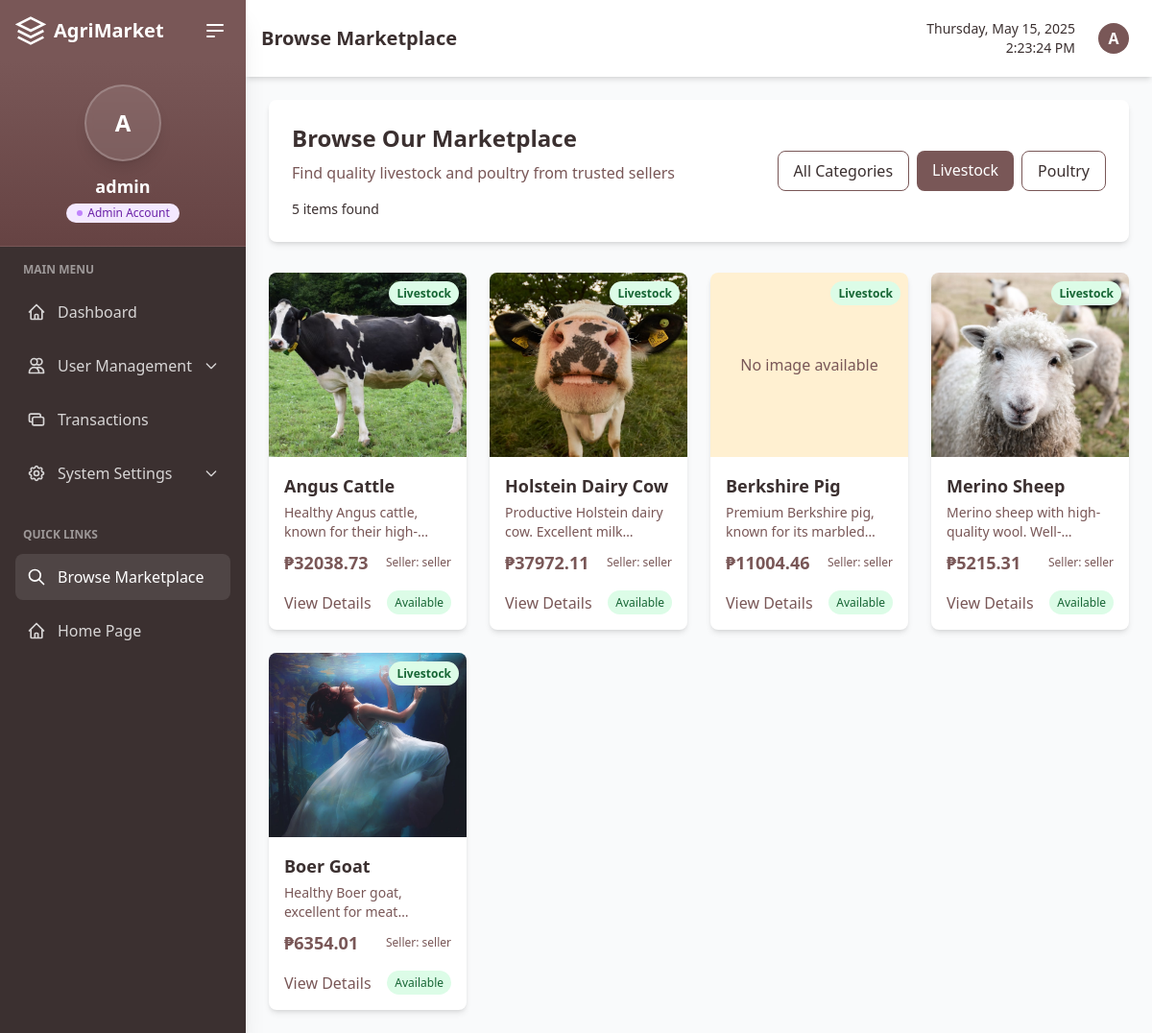
The app's page /custom-admin/browse/?category=livestock (signed in), older data.
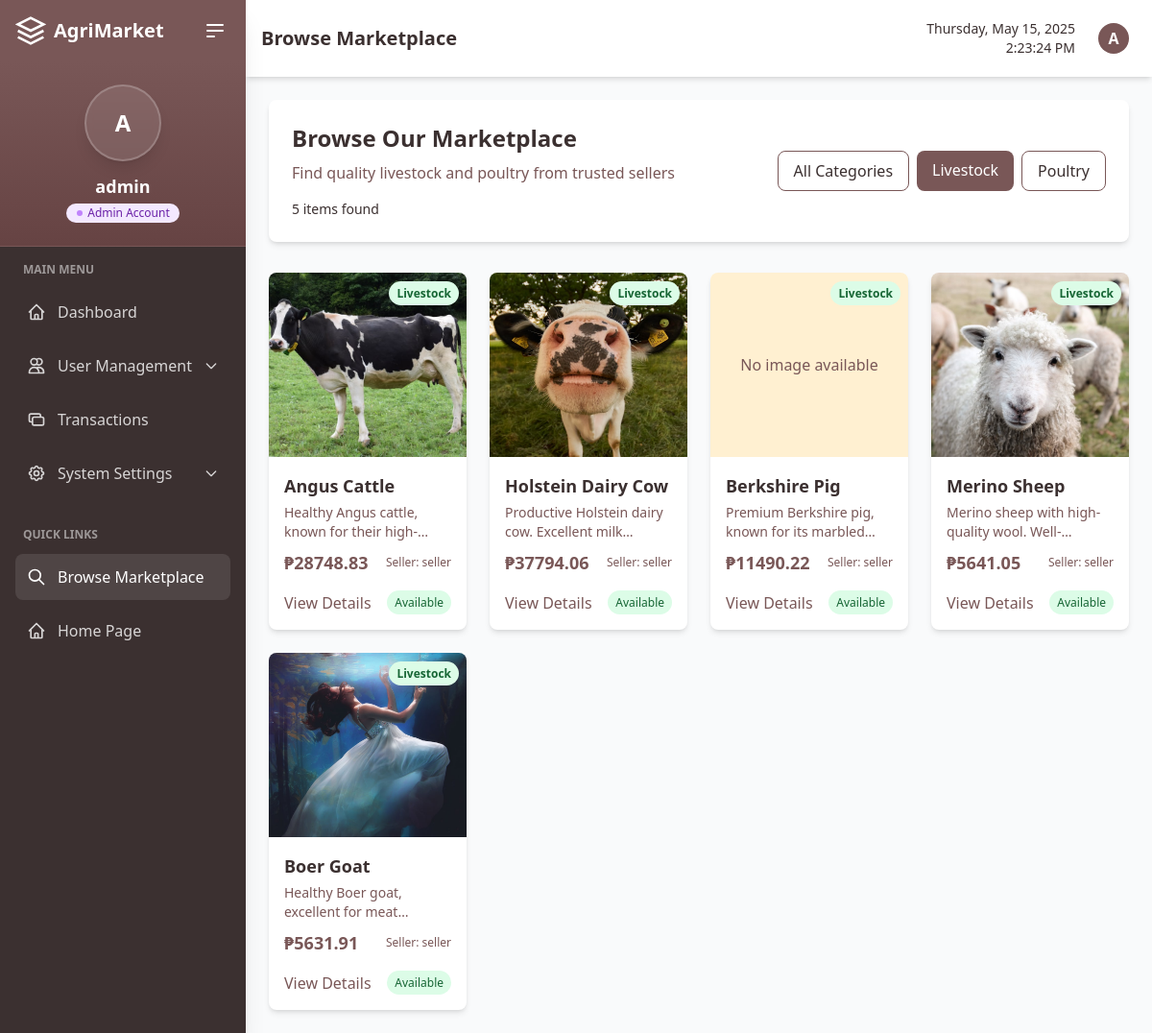
The same page, newer data.
### marketplace/models.py (models this page shows, shortened)
class Item(models.Model):
    SELL_CATEGORY = (
        ('livestock', 'Livestock'),
        ('poultry', 'Poultry'),
    )
    seller = models.ForeignKey(User, on_delete=models.CASCADE, limit_choices_to={'is_seller': True})
    name = models.CharField(max_length=100)
    description = models.TextField()
    category = models.CharField(max_length=10, choices=SELL_CATEGORY)
    price = models.DecimalField(max_digits=10, decimal_places=2)
    available = models.BooleanField(default=True)
    image = models.ImageField(upload_to='item_images/', blank=True, null=True)
    created_at = models.DateTimeField(auto_now_add=True)
    def get_category_display(self):
        return dict(self.SELL_CATEGORY).get(self.category, self.category)

class User(AbstractUser):
    is_seller = models.BooleanField(default=False)
    is_buyer = models.BooleanField(default=False)
    is_approved = models.BooleanField(default=False, help_text="Indicates whether the user has been approved by an admin")
    profile_image = models.ImageField(upload_to='profile_images/', blank=True, null=True)
    phone_number = models.CharField(max_length=15, blank=True, null=True)
    address = models.CharField(max_length=255, blank=True, null=True)
    city = models.CharField(max_length=100, blank=True, null=True)
    business_name = models.CharField(max_length=100, blank=True, null=True)
    business_id = models.CharField(max_length=50, blank=True, null=True)
    terms_agreed = models.BooleanField(default=False)
    terms_agreed_date = models.DateTimeField(blank=True, null=True)

### marketplace/admin_views.py (the view)
# urls.py: path('custom-admin/browse/', admin_views.admin_browse_items, name='admin_browse_items'),
@login_required
@user_passes_test(is_admin)
def admin_browse_items(request):
    category = request.GET.get('category', '')
    if category:
        items = Item.objects.filter(available=True, category=category)
    else:
        items = Item.objects.filter(available=True)
    pending_approvals_count = User.objects.filter(is_active=False, is_approved=False).count()
    return render(request, 'admin/browse_items.html', {
        'items': items,
        'pending_approvals_count': pending_approvals_count
    })

### marketplace/admin_views.py (called while the page is built)
def is_admin(user):
    return user.is_authenticated and user.is_superuser

### marketplace/context_processors.py (called while the page is built, shortened)
def cart_processor(request):
    return {
        'active_cart': None,
        'cart': None,
        'cart_quantity': 0
    }

def notification_processor(request):
    return {
        'unread_notifications_count': 0,
        'recent_notifications': []
    }

### templates/admin/browse_items.html (shortened to what the changed rows need)
{% extends 'admin/admin_base.html' %}
{% load static %}
{% block page_title %}Browse Marketplace{% endblock %}
{% block dashboard_content %}
<div class="space-y-8">
    <div class="bg-white rounded-lg shadow-md p-6 mb-6">
        <div class="flex flex-col md:flex-row justify-between items-center">
            <div class="mb-6 md:mb-0">
                <h1 class="text-2xl font-bold text-agri-brown-darker mb-2">Browse Our Marketplace</h1>
            </div>
        </div>
    </div>
    {% if items %}
    <div class="grid grid-cols-1 sm:grid-cols-2 md:grid-cols-3 lg:grid-cols-4 gap-6">
        {% for item in items %}
        <div class="bg-white rounded-lg shadow-md overflow-hidden hover:shadow-xl transition-all duration-300">
            <div class="relative">
                {% if item.image %}
                <div class="h-48 overflow-hidden">
                    <img src="{{ item.image.url }}" alt="{{ item.name }}" class="w-full h-full object-cover">
                </div>
                {% else %}
                <div class="h-48 bg-agri-cream flex items-center justify-center">
                    <span class="text-agri-brown">No image available</span>
                </div>
                {% endif %}
                <div class="absolute top-2 right-2">
                    <span class="px-2 py-1 text-xs font-semibold rounded-full {% if item.category == 'livestock' %}bg-green-100 text-green-800{% else %}bg-blue-100 text-blue-800{% endif %}">
                        {{ item.get_category_display }}
                    </span>
                </div>
            </div>
            <div class="p-4">
                <h3 class="text-lg font-semibold text-agri-brown-darker mb-1">{{ item.name }}</h3>
                <p class="text-sm text-agri-brown mb-2 line-clamp-2">{{ item.description|truncatechars:100 }}</p>
                <div class="flex justify-between items-center">
                    <span class="text-lg font-bold text-agri-brown">₱{{ item.price }}</span>
                    <span class="text-xs text-agri-brown">Seller: {{ item.seller.username }}</span>
                </div>
                <div class="mt-4 flex justify-between items-center">
                    <a href="{% url 'item_detail' item.id %}" class="text-agri-brown hover:text-agri-brown-dark transition-colors">
                        View Details
                    </a>
                    <span class="text-xs text-agri-brown">
                        {% if item.available %}
                        <span class="px-2 py-1 bg-green-100 text-green-800 rounded-full">Available</span>
                        {% else %}
                        <span class="px-2 py-1 bg-red-100 text-red-800 rounded-full">Sold Out</span>
                        {% endif %}
                    </span>
                </div>
            </div>
        </div>
        {% endfor %}
    </div>
    {% endif %}
</div>
{% endblock dashboard_content %}

Row changes from the older to the newer data that the page shows:
removed Item: image (picture), category "Livestock", name "Angus Cattle", description "Healthy Angus cattle, known for…", price "32038.73", seller.username "seller", available "Available"
removed Item: image (picture), category "Livestock", name "Holstein Dairy Cow", description "Productive Holstein dairy cow. Excellent…", price "37972.11", seller.username "seller", available "Available"
removed Item: image "No image available", category "Livestock", name "Berkshire Pig", description "Premium Berkshire pig, known for its…", price "11004.46", seller.username "seller", available "Available"
removed Item: image (picture), category "Livestock", name "Merino Sheep", description "Merino sheep with high-quality…", price "5215.31", seller.username "seller", available "Available"
removed Item: image (picture), category "Livestock", name "Boer Goat", description "Healthy Boer goat, excellent for…", price "6354.01", seller.username "seller", available "Available"
added Item: image (picture), category "Livestock", name "Angus Cattle", description "Healthy Angus cattle, known for…", price "28748.83", seller.username "seller", available "Available"
added Item: image (picture), category "Livestock", name "Holstein Dairy Cow", description "Productive Holstein dairy cow. Excellent…", price "37794.06", seller.username "seller", available "Available"
added Item: image "No image available", category "Livestock", name "Berkshire Pig", description "Premium Berkshire pig, known for its…", price "11490.22", seller.username "seller", available "Available"
added Item: image (picture), category "Livestock", name "Merino Sheep", description "Merino sheep with high-quality…", price "5641.05", seller.username "seller", available "Available"
added Item: image (picture), category "Livestock", name "Boer Goat", description "Healthy Boer goat, excellent for…", price "5631.91", seller.username "seller", available "Available"
